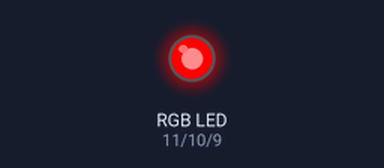
Bench run of a sketch on a simulated Arduino Uno, built with avr-gcc and run on an emulated ATmega328P. On the bench: an RGB LED mixed from three pins (HIGH = lit).

Above: at 0.1 s.
At 17.0 s:
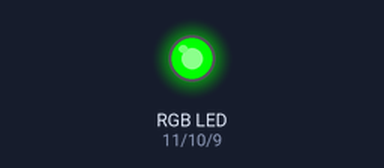
Timing chart, 0 to 18.5 s (numbered marks = the images above):
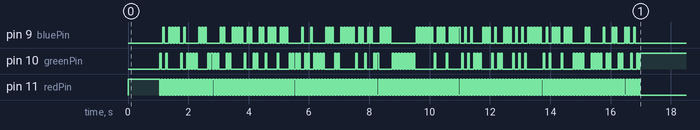

The sketch:

led.ino
```cpp
/*************************************************************************/
const int redPin = 11;  // R petal on RGB LED module connected to digital pin 11
const int greenPin = 10;  // G petal on RGB LED module connected to digital pin 10
const int bluePin = 9;  // B petal on RGB LED module connected to digital pin 9
const int onFor = 50;
const String pubkey = String("1010000101111000111100110000100110010001000111101101111000110000010010011000011111111000000100010000101011100010110001010100000101000100011110011110110011001011");


/**************************************************************************/

void turn(unsigned char r, unsigned char g, unsigned char b)
{
    color(255, 0, 0); // turn the RGB LED red
    delay(onFor); // delay for 1 second

    color(r,g,b); // turn the RGB LED green
    delay(onFor); // delay for 1 second

}
void setup()
{
  pinMode(redPin, OUTPUT); // sets the redPin to be an output
  pinMode(greenPin, OUTPUT); // sets the greenPin to be an output
  pinMode(bluePin, OUTPUT); // sets the bluePin to be an output
  color (255,0,0);
  delay (1000);
  for(int i = 0; i < 160; i++)
  {
   if (pubkey[i]=='0') turn(0,0,255);
   else turn(0,255,0);
  }

}
/***************************************************************************/
void loop()  // run over and over again
{
  // Basic colors:

//char sequence = "YRGBWY"


}
/******************************************************/
void color (unsigned char red, unsigned char green, unsigned char blue)// the color generating function
{
  analogWrite(redPin, red);
  analogWrite(greenPin, green);
  analogWrite(bluePin, blue);
}
/******************************************************/
```
